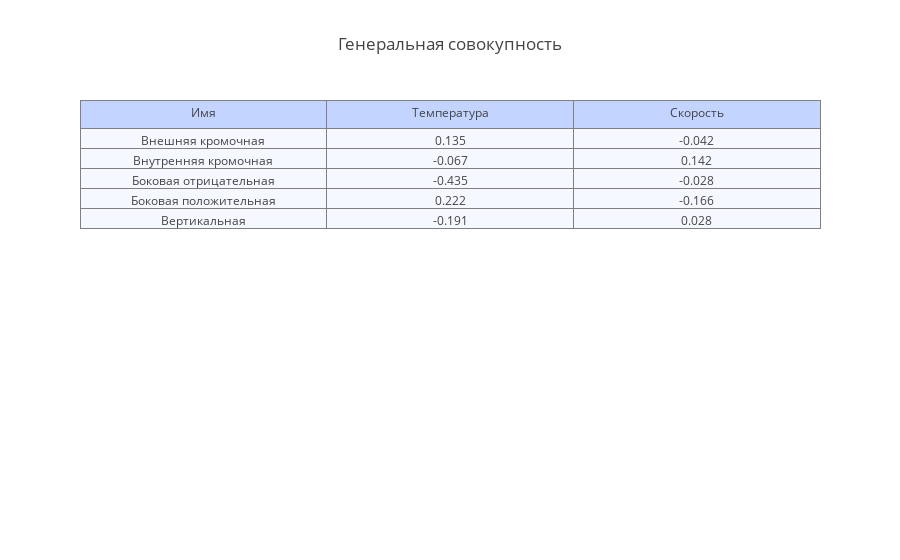

The code cell stored with this chart in its notebook:
### Markdown cell above
Генеральная совокупность

### Code cell
trace = go.Table(
    header=dict(values=list(['Имя', 'Температура', 'Скорость']),
                fill = dict(color='#C2D4FF')),
    cells=dict(values=[['Внешняя кромочная',
                       'Внутренняя кромочная',
                       'Боковая отрицательная',
                       'Боковая положительная',
                       'Вертикальная'],
                       [round(df.corr('spearman').temperature.loc['edge_external_force_mean'], 3),
                                        round(df.corr('spearman').temperature.loc['edge_internal_force_mean'], 3),
                                        round(df.corr('spearman').temperature.loc['lateral_minus_force_mean'], 3),
                                        round(df.corr('spearman').temperature.loc['lateral_plus_force_mean'], 3),
                                        round(df.corr('spearman').temperature.loc['vertical_force_mean'], 3)],
                       [round(df.corr('spearman').speed.loc['edge_external_force_mean'], 3),
                                        round(df.corr('spearman').speed.loc['edge_internal_force_mean'], 3),
                                        round(df.corr('spearman').speed.loc['lateral_minus_force_mean'], 3),
                                        round(df.corr('spearman').speed.loc['lateral_plus_force_mean'], 3),
                                        round(df.corr('spearman').speed.loc['vertical_force_mean'], 3)]],
               fill = dict(color='#F5F8FF')))

data = [trace]

layout = dict(title = 'Генеральная совокупность')

fig = dict(data=data, layout=layout)
iplot(fig)

### Figure 1 — Plotly figure (JSON) as saved in the notebook; plotly's stock layout.template omitted (floating-point values rounded to 4 significant figures)
{"data": [{"cells": {"fill": {"color": "#F5F8FF"}, "values": [["Внешняя кромочная", "Внутренняя кромочная", "Боковая отрицательная", "Боковая положительная", "Вертикальная"], [0.135, -0.067, -0.435, 0.222, -0.191], [-0.042, 0.142, -0.028, -0.166, 0.028]]}, "header": {"fill": {"color": "#C2D4FF"}, "values": ["Имя", "Температура", "Скорость"]}, "type": "table"}], "layout": {"title": "Генеральная совокупность"}}
